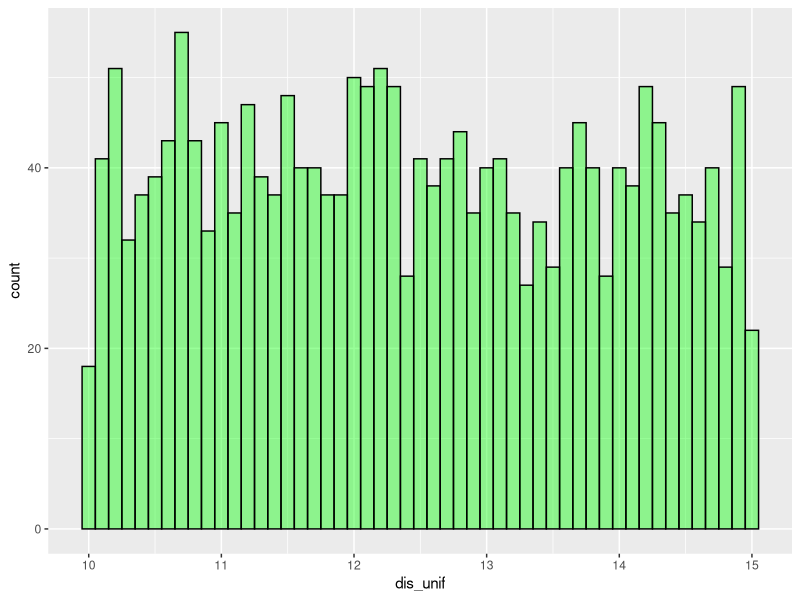
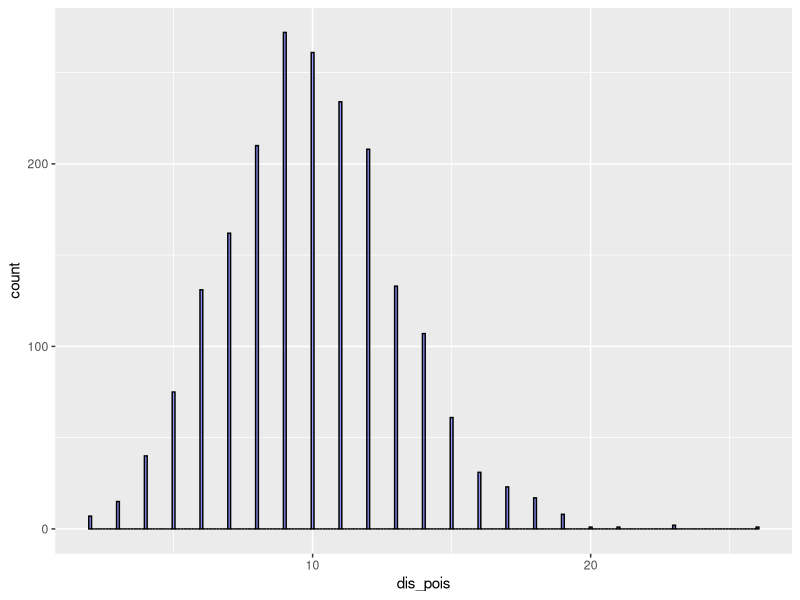
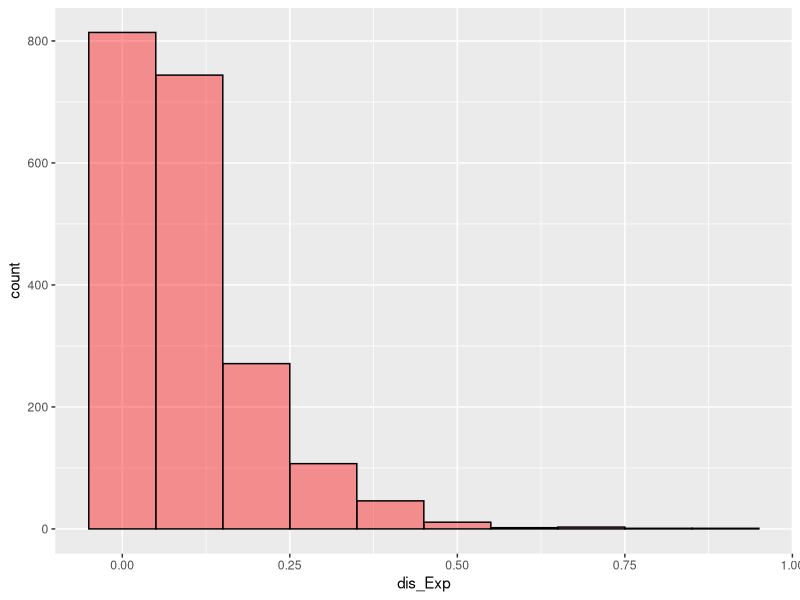
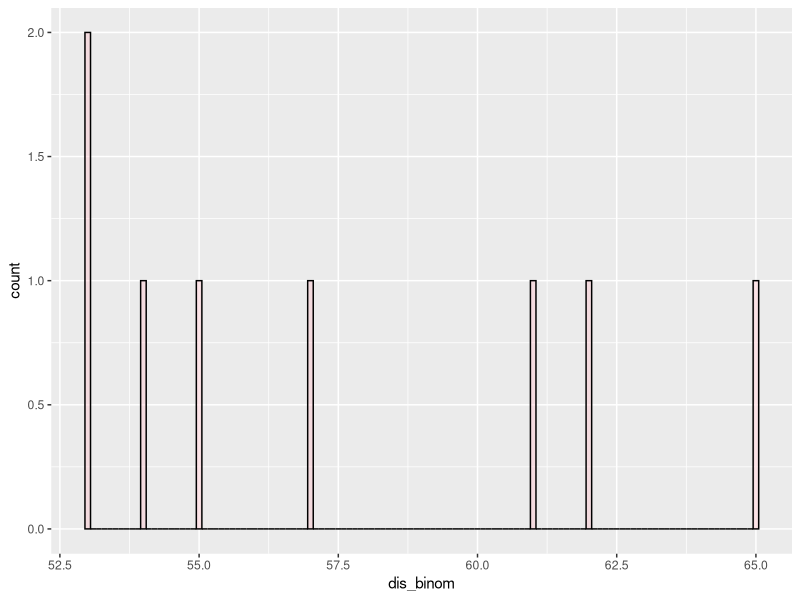

Write the R code that produced these figures, in order.
## ---- chunk 1
library(ggplot2)
## ---- chunk 2
dis_unif<-runif(2000,10,15)
dis_unif<-data.frame(dis_unif)

ggplot(dis_unif, aes(x=dis_unif))+
  geom_histogram(binwidth = 0.1, col='black', fill='green', alpha=0.4)
## ---- chunk 3
dis_pois<-rpois(2000,10)
dis_pois<-data.frame(dis_pois)
ggplot(dis_pois, aes(x=dis_pois))+
  geom_histogram(binwidth = 0.1, col='black', fill='blue', alpha=0.4)
  
## ---- chunk 4
dis_Exp<-rexp(2000,10)
dis_Exp<-data.frame(dis_Exp)
ggplot(dis_Exp, aes(x= dis_Exp))+
  geom_histogram(binwidth = 0.1, col='black', fill='red', alpha=0.4)
## ---- chunk 5
dis_binom<-rbinom(8,100,0.6)
dis_binom<-data.frame(dis_binom)

ggplot(dis_binom, aes(x= dis_binom))+
  geom_histogram(binwidth = 0.1, col='black', fill='pink', alpha=0.4)
